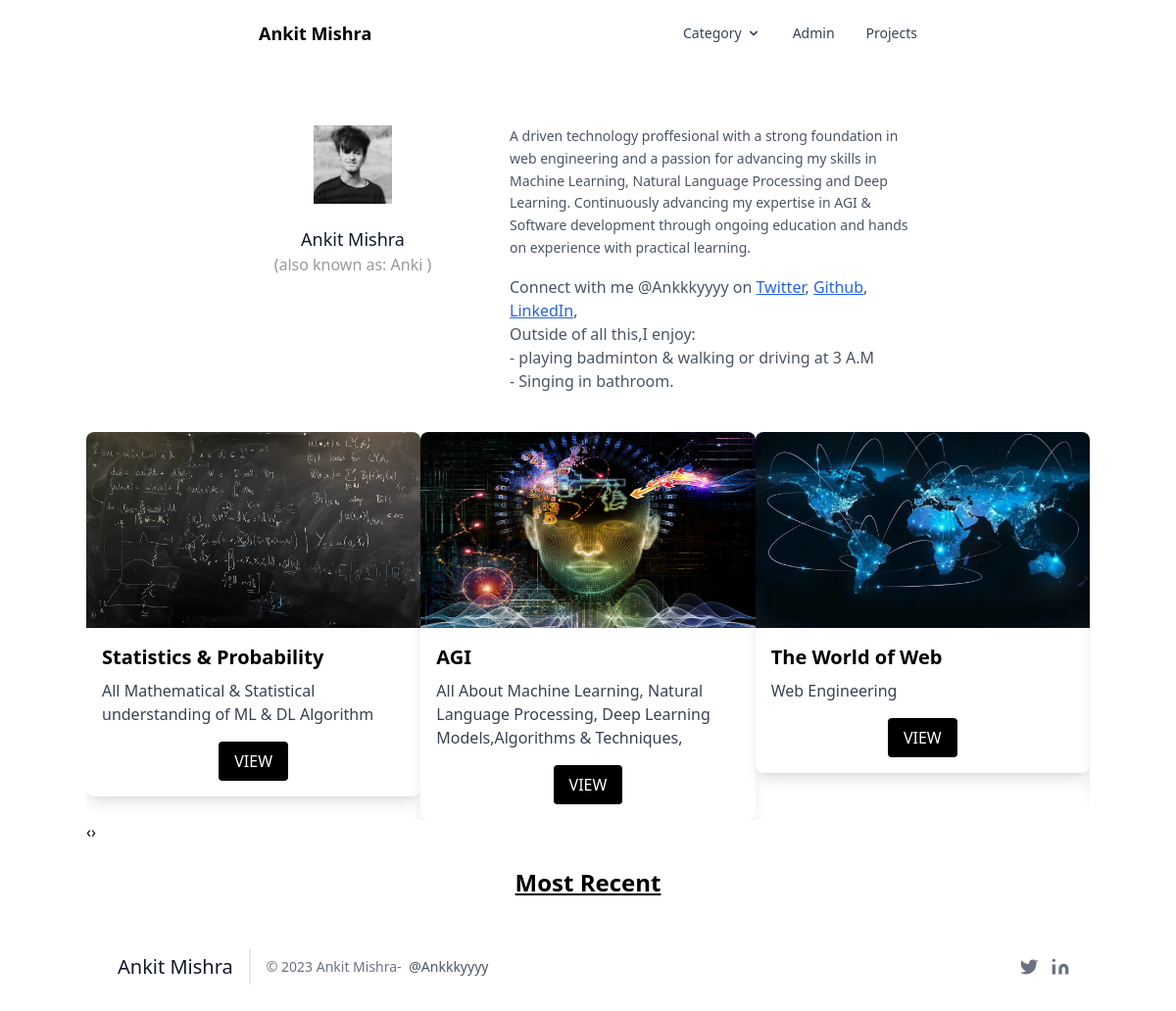
The app's page /, older data.
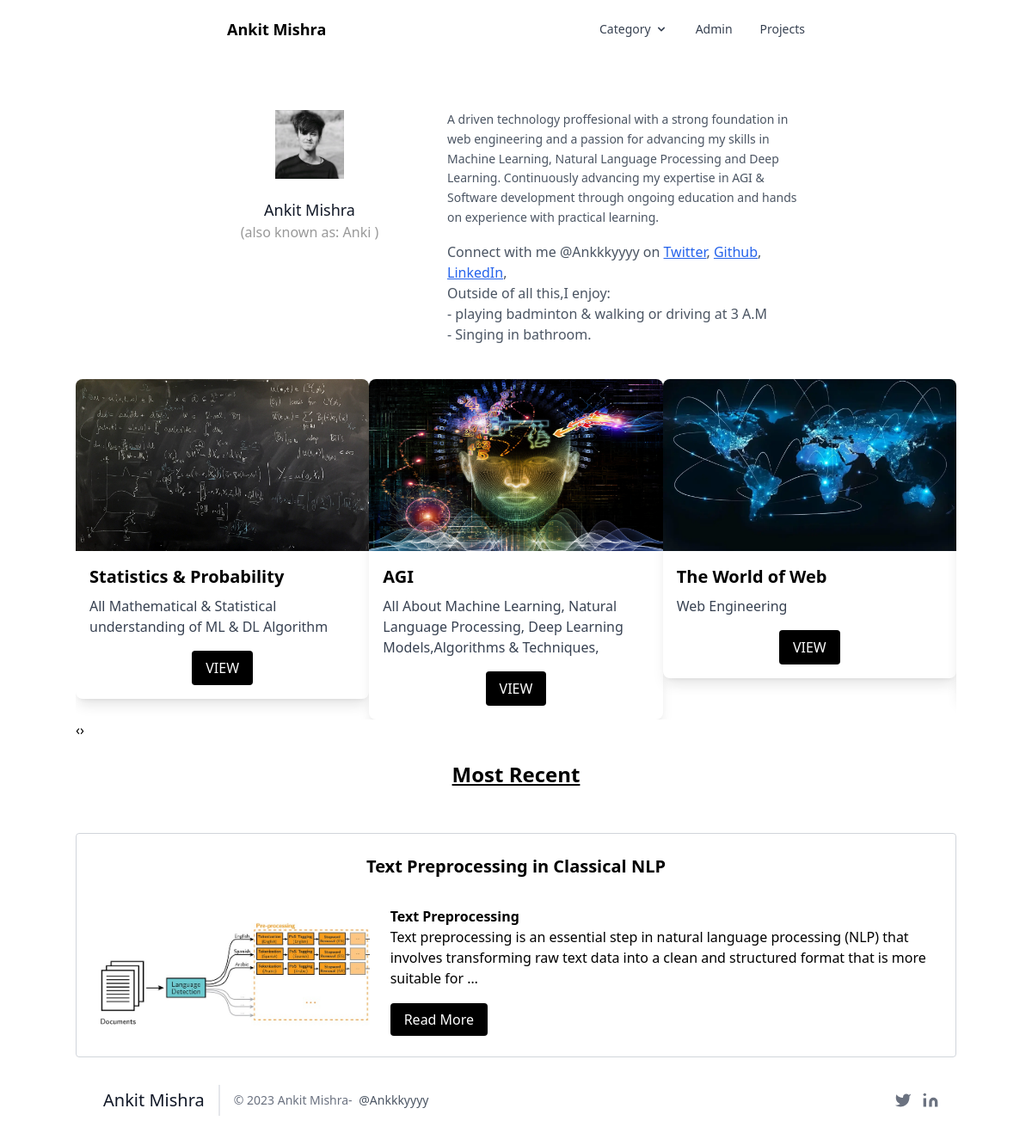
The same page, newer data.
### blog/models.py (models this page shows, shortened)
class Category(models.Model):
    cat_id = models.AutoField(primary_key=True)
    title = models.CharField(max_length=100)
    description = models.TextField()
    url = models.CharField(max_length=100)
    image = models.ImageField(upload_to='category/')
    add_date = models.DateTimeField(auto_now_add=True,null=True)

class Post(models.Model):
    post_id = models.AutoField(primary_key=True)
    title=models.CharField(max_length=200)
    content = HTMLField()
    url = models.CharField(max_length=100)
    cat = models.ForeignKey(Category,on_delete=models.CASCADE)
    image= models.ImageField(upload_to='post/')
    def __str__(self):
        return self.title

### blog/views.py (the view)
# urls.py: path('',home),
def home(request):
    posts=Post.objects.all()[:5]
    print(posts)
    cats = Category.objects.all()
    data = {
        "posts":posts,
        "cats":cats
    }
    return render(request,'home.html',data)

### template/home.html (shortened to what this page needs)
{%extends 'base.html' %}
{%block content%}
<section class="text-gray-600 body-font  ">
    <div class="container px-2 py-2 mx-auto flex flex-col">
      <div class="lg:w-4/6 mx-auto">
        <div class="flex flex-col sm:flex-row mt-10">
          <div class="sm:w-1/3 text-center sm:pr-8 sm:py-8">
            <div class="w-20 h-20 rounded-full inline-flex items-center justify-center ">
              <img   width="150"   src="/media/ldn.jpg">
            </div>
            <div class="flex flex-col items-center text-center justify-center">
              <h2 class="font-medium title-font mt-4 text-gray-900 text-lg">Ankit Mishra </h2> <span style="color:#999">(also known as: Anki )</span>
            </div>
          </div>
          <div class="sm:w-2/3 sm:pl-8 sm:py-8   mt-4 pt-2 sm:mt-0 text-center sm:text-left">
            <p class="leading-relaxed text-sm mb-4">
              A driven technology proffesional with a strong foundation in web engineering and a passion for advancing my skills in Machine Learning, Natural Language Processing and Deep Learning.
              Continuously advancing my expertise in AGI & Software development through ongoing education and hands on experience with practical learning.
              <br>
              <p>Connect with me @Ankkkyyyy on
             <a href="https://twitter.com/Ankkkyyyy" class='underline text-blue-600'  target="_blank" >Twitter</a>,
             <a href="https://github.com/Ankkkyyyy" class='underline text-blue-600'  target="_blank" >Github</a>,
             <a href="https://www.linkedin.com/in/Ankkkyyyy/" class='underline text-blue-600'  target="_blank" >LinkedIn</a>,
             </p>
             <p>
             Outside of all this,I enjoy: <br>
             - playing badminton & walking or driving at 3 A.M <br>
             - Singing in bathroom.
            </p>
          </div>
        </div>
      </div>
    </div>
  </section>
  <div class="container mx-auto">
    <div class="owl-carousel">
      {% for cat in cats %}
      <div class="card mx-auto bg-white rounded-lg shadow-lg overflow-hidden max-w-sm">
        <div class="img-container">
          <img src="/media/{{cat.image}}" style="height: 200px;" class="w-full h-auto" alt="">
        </div>
        <div class="card-content p-4">
          <h5 class="text-xl font-semibold">{{cat.title}}</h5>
          <p class="mt-2 text-gray-700">{{cat.description}}</p>
          <div class="flex justify-center mt-4">
            <a href="/category/{{cat.url}}" class="btn bg-black text-white py-2 px-4 rounded">VIEW</a>
          </div>
        </div>
      </div>
      {% endfor %}
    </div>
  </div>
<div class="container mx-auto">
  <div class="grid grid-cols-1 gap-8">
    <h3 class="text-center text-2xl font-bold mb-5 underline">Most Recent</h3>
    {% for p in posts %}
    <div class="border border-gray-300 rounded p-6">
      <h5 class="text-center mb-4 text-xl font-bold">{{ p.title|truncatewords:60|safe }}</h5>
      <div class="flex flex-col md:flex-row md:items-start">
        <div class="w-full md:w-1/3">
          <img src="/media/{{ p.image }}" class="w-full h-auto mt-4" alt="">
        </div>
        <div class="w-full md:w-2/3 ml-0 md:ml-6 mt-4">
          <p class="text-gray-700">{{ p.content|truncatewords:30|safe }}</p>
          <div class="mt-6">
            <a href="/blog/{{ p.url }}" class="btn bg-black text-white px-4 py-2 rounded">Read More</a>
          </div>
        </div>
      </div>
    </div>
    {% endfor %}
  </div>
</div>
{%endblock%}

Row changes from the older to the newer data that the page shows:
added Post: title "Text Preprocessing in Classical NLP", image (picture), content "Text Preprocessing Text preprocessing is an essential step in natural language processing (NLP) that involves transforming raw text data into a clean and structured format that is more suitable for …"
